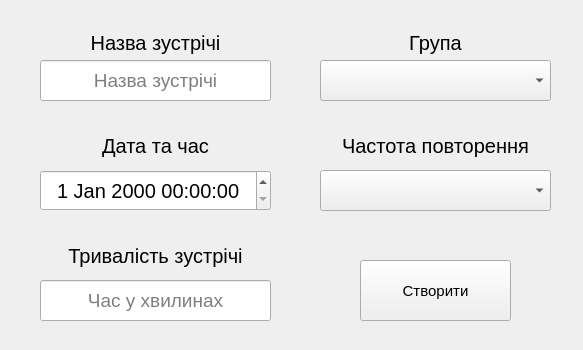
<?xml version="1.0" encoding="UTF-8"?>
<ui version="4.0">
 <class>Form</class>
 <widget class="QWidget" name="Form">
  <property name="geometry">
   <rect>
    <x>0</x>
    <y>0</y>
    <width>583</width>
    <height>350</height>
   </rect>
  </property>
  <property name="sizePolicy">
   <sizepolicy hsizetype="Fixed" vsizetype="Fixed">
    <horstretch>0</horstretch>
    <verstretch>0</verstretch>
   </sizepolicy>
  </property>
  <property name="minimumSize">
   <size>
    <width>583</width>
    <height>350</height>
   </size>
  </property>
  <property name="maximumSize">
   <size>
    <width>583</width>
    <height>350</height>
   </size>
  </property>
  <property name="font">
   <font>
    <pointsize>19</pointsize>
   </font>
  </property>
  <property name="windowTitle">
   <string>Нова зустріч</string>
  </property>
  <widget class="QLineEdit" name="nameEdit">
   <property name="geometry">
    <rect>
     <x>40</x>
     <y>60</y>
     <width>231</width>
     <height>41</height>
    </rect>
   </property>
   <property name="font">
    <font>
     <pointsize>14</pointsize>
    </font>
   </property>
   <property name="alignment">
    <set>Qt::AlignCenter</set>
   </property>
   <property name="placeholderText">
    <string>Назва зустрічі</string>
   </property>
  </widget>
  <widget class="QDateTimeEdit" name="dateTimeEdit">
   <property name="geometry">
    <rect>
     <x>40</x>
     <y>170</y>
     <width>231</width>
     <height>41</height>
    </rect>
   </property>
   <property name="font">
    <font>
     <pointsize>15</pointsize>
    </font>
   </property>
   <property name="alignment">
    <set>Qt::AlignCenter</set>
   </property>
  </widget>
  <widget class="QComboBox" name="groupEdit">
   <property name="geometry">
    <rect>
     <x>320</x>
     <y>60</y>
     <width>231</width>
     <height>41</height>
    </rect>
   </property>
   <property name="font">
    <font>
     <pointsize>13</pointsize>
    </font>
   </property>
  </widget>
  <widget class="QPushButton" name="createButton">
   <property name="geometry">
    <rect>
     <x>360</x>
     <y>260</y>
     <width>151</width>
     <height>61</height>
    </rect>
   </property>
   <property name="font">
    <font>
     <pointsize>11</pointsize>
     <underline>false</underline>
    </font>
   </property>
   <property name="cursor">
    <cursorShape>PointingHandCursor</cursorShape>
   </property>
   <property name="text">
    <string>Створити</string>
   </property>
  </widget>
  <widget class="QComboBox" name="frequency">
   <property name="geometry">
    <rect>
     <x>320</x>
     <y>170</y>
     <width>231</width>
     <height>41</height>
    </rect>
   </property>
  </widget>
  <widget class="QLabel" name="label">
   <property name="geometry">
    <rect>
     <x>40</x>
     <y>27</y>
     <width>231</width>
     <height>31</height>
    </rect>
   </property>
   <property name="font">
    <font>
     <pointsize>15</pointsize>
    </font>
   </property>
   <property name="text">
    <string>Назва зустрічі</string>
   </property>
   <property name="alignment">
    <set>Qt::AlignCenter</set>
   </property>
  </widget>
  <widget class="QLabel" name="label_2">
   <property name="geometry">
    <rect>
     <x>320</x>
     <y>27</y>
     <width>231</width>
     <height>31</height>
    </rect>
   </property>
   <property name="font">
    <font>
     <pointsize>15</pointsize>
    </font>
   </property>
   <property name="text">
    <string>Група</string>
   </property>
   <property name="alignment">
    <set>Qt::AlignCenter</set>
   </property>
  </widget>
  <widget class="QLabel" name="label_3">
   <property name="geometry">
    <rect>
     <x>40</x>
     <y>130</y>
     <width>231</width>
     <height>31</height>
    </rect>
   </property>
   <property name="font">
    <font>
     <pointsize>15</pointsize>
    </font>
   </property>
   <property name="text">
    <string>Дата та час</string>
   </property>
   <property name="alignment">
    <set>Qt::AlignCenter</set>
   </property>
  </widget>
  <widget class="QLineEdit" name="duration">
   <property name="geometry">
    <rect>
     <x>40</x>
     <y>280</y>
     <width>231</width>
     <height>41</height>
    </rect>
   </property>
   <property name="font">
    <font>
     <pointsize>14</pointsize>
    </font>
   </property>
   <property name="alignment">
    <set>Qt::AlignCenter</set>
   </property>
   <property name="placeholderText">
    <string>Час у хвилинах</string>
   </property>
  </widget>
  <widget class="QLabel" name="label_4">
   <property name="geometry">
    <rect>
     <x>40</x>
     <y>240</y>
     <width>231</width>
     <height>31</height>
    </rect>
   </property>
   <property name="font">
    <font>
     <pointsize>15</pointsize>
    </font>
   </property>
   <property name="text">
    <string>Тривалість зустрічі</string>
   </property>
   <property name="alignment">
    <set>Qt::AlignCenter</set>
   </property>
  </widget>
  <widget class="QLabel" name="label_5">
   <property name="geometry">
    <rect>
     <x>320</x>
     <y>130</y>
     <width>231</width>
     <height>31</height>
    </rect>
   </property>
   <property name="font">
    <font>
     <pointsize>15</pointsize>
    </font>
   </property>
   <property name="text">
    <string>Частота повторення</string>
   </property>
   <property name="alignment">
    <set>Qt::AlignCenter</set>
   </property>
  </widget>
 </widget>
 <resources/>
 <connections/>
</ui>
